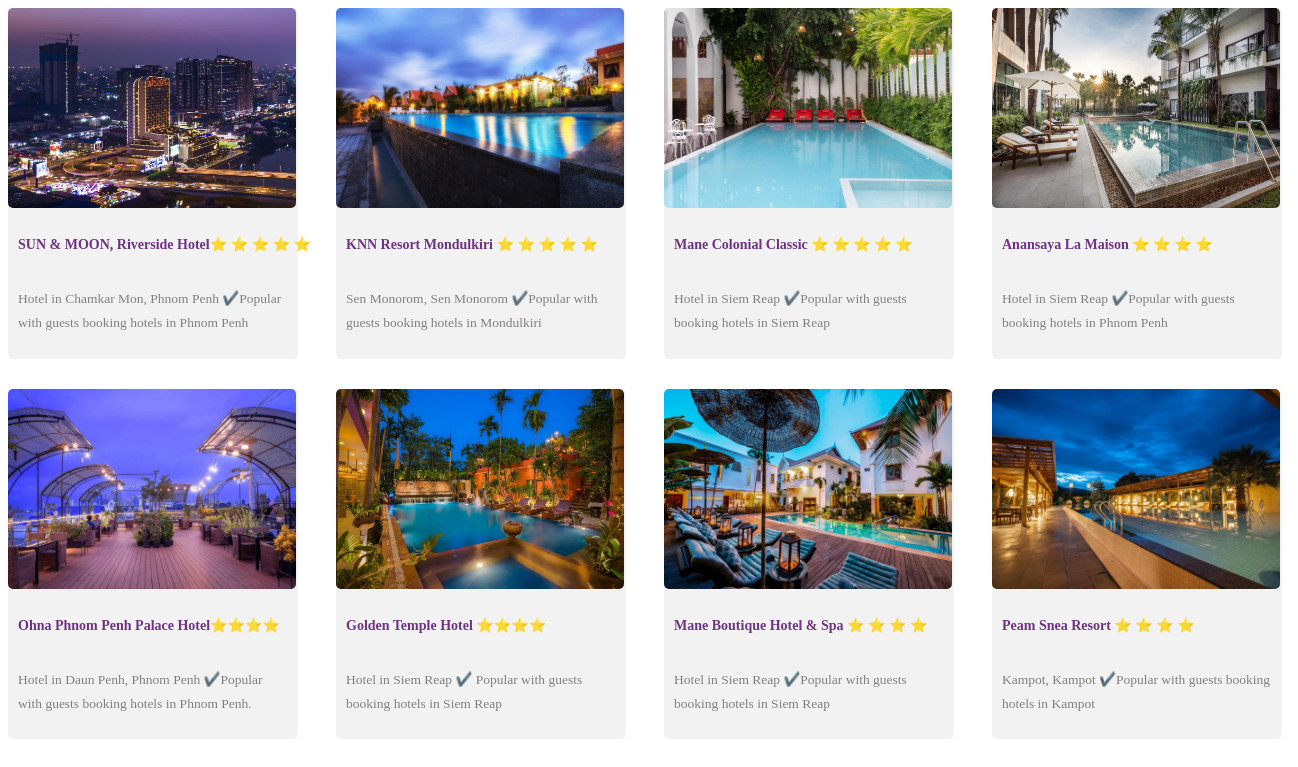
Page /includeFiles/qurVisitHotel.php on the committed database.
### tables this page shows
CREATE TABLE `tbldata` (
  `id` int(11) NOT NULL,
  `CateID` int(11) NOT NULL,
  `DateIn` datetime NOT NULL,
  `Description` varchar(1000) NOT NULL,
  `DesURL` varchar(1000) NOT NULL,
  `ImageUrl` varchar(1000) NOT NULL,
  `ProName` varchar(250) NOT NULL
);

### includeFiles/qurVisitHotel.php (the view, shortened to what this page needs)
<!DOCTYPE html>
<html lang="en">
<head>
  <link rel="stylesheet" href="https://cdnjs.cloudflare.com/ajax/libs/font-awesome/6.4.2/css/all.min.css">
</head>
<body>
  <?php
  include('dbCon.php');
  $qw = 'SELECT * FROM tbldata where CateID=4 Order By DateIn DESC';
  $rw = $dbCon->query($qw);
  if ($rw->num_rows > 0) {
    echo '<div class="hotel-grid">';
    while ($row = $rw->fetch_assoc()) {
      echo '<div class="hotel">';
      echo '<a href="' . $row["DesURL"] . '" target="_blank" >';
      echo '<img src="' . $row["ImageUrl"] . '"  />';
      echo '<h3>' . $row["ProName"] .  '</h3>';
      echo '<p >' . $row["Description"] . '</p>';
      echo '</a>';
      echo '</div>';
    }
    echo '</div>';
  } else {
    echo '0 results';
  }
  ?>
</body>
</html>

### includeFiles/qurVisitHotel.php (style rules this page uses)
.hotel-grid { display: grid; grid-template-columns: 1fr 1fr 1fr 1fr; row-gap: 30px; column-gap: 30px; }
.hotel { width:290px; background-color:rgba(128, 128, 128, 0.1); border-radius:5px; }
a { text-decoration:none; }
img { width:288px; height:200px; border-radius:5px; }
h3 { padding:10px 10px; color:#6C3483 ; font-size:14px; width:300px; }
p { padding:10px 10px; color:gray; font-size:13.5px; text-align:left; line-height:1.5rem; }

### rows in the picture
tbldata: ImageUrl (picture), ProName "SUN & MOON, Riverside Hotel⭐️ ⭐️ ⭐️ ⭐️ ⭐️", Description "Hotel in Chamkar Mon, Phnom Penh ✔️Popular with guests booking hotels in Phnom Penh"
tbldata: ImageUrl (picture), ProName "KNN Resort Mondulkiri ⭐️ ⭐️ ⭐️ ⭐️ ⭐️", Description "Sen Monorom, Sen Monorom ✔️Popular with guests booking hotels in Mondulkiri"
tbldata: ImageUrl (picture), ProName "Mane Colonial Classic ⭐️ ⭐️ ⭐️ ⭐️ ⭐️", Description "Hotel in Siem Reap ✔️Popular with guests booking hotels in Siem Reap"
tbldata: ImageUrl (picture), ProName "Anansaya La Maison ⭐️ ⭐️ ⭐️ ⭐️", Description "Hotel in Siem Reap ✔️Popular with guests booking hotels in Phnom Penh"
tbldata: ImageUrl (picture), ProName "Ohna Phnom Penh Palace Hotel⭐️⭐️⭐️⭐️", Description "Hotel in Daun Penh, Phnom Penh ✔️Popular with guests booking hotels in Phnom Penh."
tbldata: ImageUrl (picture), ProName "Golden Temple Hotel ⭐️⭐️⭐️⭐️", Description "Hotel in Siem Reap ✔️ Popular with guests booking hotels in Siem Reap"
tbldata: ImageUrl (picture), ProName "Mane Boutique Hotel & Spa ⭐️ ⭐️ ⭐️ ⭐️", Description "Hotel in Siem Reap ✔️Popular with guests booking hotels in Siem Reap"
tbldata: ImageUrl (picture), ProName "Peam Snea Resort ⭐️ ⭐️ ⭐️ ⭐️", Description "Kampot, Kampot ✔️Popular with guests booking hotels in Kampot"
